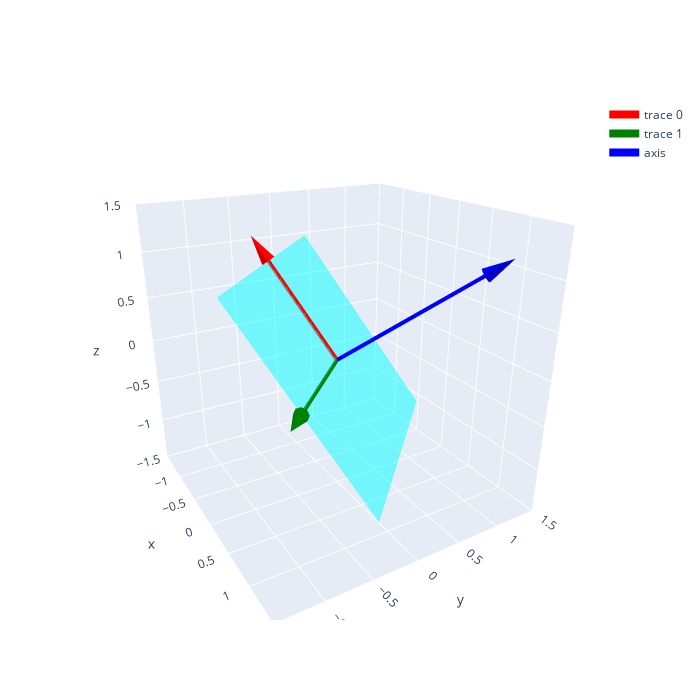

Notebook source saved alongside this figure:
### Markdown cell above
:::{prf:example}
Consider the rotation (permutation) matrix

$$
A = \bm
0 & 1 & 0 \\
0 & 0 & 1 \\
1 & 0 & 0
\em
$$

It has one real eigenvalue, $\lambda_1 = 1$, and two complex conjugate eigenvalues, $\lambda_2 = \frac{1}{2} + \frac{\sqrt{3}}{2}i$ and $\lambda_3 = \frac{1}{2} - \frac{\sqrt{3}}{2}i$. The corresponding eigenvectors are:

$$
\vv v_1 = \bm 1 \\ 1 \\ 1 \em, \quad
\vv v_2 = \bm -\frac{1}{2}  \\ -\frac{1}{2}  \\ 1 \end{bmatrix} + 
i\bm \frac{\sqrt{3}}{2} \\ -\frac{\sqrt{3}}{2} \\ 0\em, \quad
\vv v_3 = \bm -\frac{1}{2} \\ -\frac{1}{2} \\ 1 \em - i\bm \frac{\sqrt{3}}{2} \\ -\frac{\sqrt{3}}{2} \\ 0\em
$$

The complex invariant subspaces are spanned by $0, 1, 2$ or $3$ of $\vv v_1$, $\vv v_2$, or $\vv v_3$. There is a single 1d real invariant subspace spanned by $\vv v_1 = \bm 1 \\ 1 \\ 1\em$, and a single 2d real invariant subspace spanned by $\text{Re}\{\vv v_2\} = \bm -\frac{1}{2} \\ -\frac{1}{2} \\ 1\em$ and $\text{Im}\{\vv v_2\} = \bm \frac{\sqrt{3}}{2} \\ -\frac{\sqrt{3}}{2} \\ 0 \em$ which is the orthogonal complement to $\vv v_1$. We can interpret $\vv v_1$ as the axis of rotation, and $A$ acts as a 2d rotation on its orthogonal complement.

An interactive 3d plot is given below that illustrate the orthogonal vectors ($\vv v_2$ ($\textcolor{red}{red}$) and $\vv v_3$ ($\textcolor{green}{green}$)) spanning the 2d invariant subspace (in $\textcolor{cyan}{cyan}$) and the axis of rotation ($\vv v_1$ ($\textcolor{blue}{blue}$)).
:::

### Code cell
## Install Plotly

import numpy as np
import plotly.graph_objects as go
import ipywidgets as widgets
from IPython.display import display

## Define the orthogonal vectors and the axis of rotation

# Orthogonal vectors
v1 = np.array([-1/2, -1/2, 1]) # v2 in the exercise
v2 = np.array([np.sqrt(3)/2, -np.sqrt(3)/2, 0]) # v3 in the exercise

axis = np.array([1, 1, 1]) # axis of rotation: # v1 in the exercise

# Define the plane
u = np.linspace(-1, 1, 10)
v = np.linspace(-1, 1, 10)
U, V = np.meshgrid(u, v)
X = U * v1[0] + V * v2[0]
Y = U * v1[1] + V * v2[1]
Z = U * v1[2] + V * v2[2]

# Create the 3D plot
fig = go.Figure()

# Add vectors to the plot without markers
fig.add_trace(go.Scatter3d(x=[0, v1[0]], y=[0, v1[1]], z=[0, v1[2]],
                            mode='lines', line=dict(color='red', width=8)))
fig.add_trace(go.Scatter3d(x=[0, v2[0]], y=[0, v2[1]], z=[0, v2[2]],
                            mode='lines', line=dict(color='green', width=8)))
fig.add_trace(go.Scatter3d(x=[0, axis[0]], y=[0, axis[1]], z=[0, axis[2]],
                            mode='lines', name='axis', line=dict(color='blue', width=8)))

# Add the plane
fig.add_trace(go.Surface(x=X, y=Y, z=Z, colorscale=[[0, 'cyan'], [1, 'cyan']], opacity=0.5, showscale=False))

# Add arrowheads (cones) at the end of the vectors
fig.add_trace(go.Cone(x=[v1[0]], y=[v1[1]], z=[v1[2]],
                      u=[v1[0]], v=[v1[1]], w=[v1[2]],
                      colorscale=[[0, 'red'], [1, 'red']], sizemode='absolute', sizeref=0.3, anchor="tail", showscale=False, showlegend=False))
fig.add_trace(go.Cone(x=[v2[0]], y=[v2[1]], z=[v2[2]],
                      u=[v2[0]], v=[v2[1]], w=[v2[2]],
                      colorscale=[[0, 'green'], [1, 'green']], sizemode='absolute', sizeref=0.3, anchor="tail", showscale=False, showlegend=False))
fig.add_trace(go.Cone(x=[axis[0]], y=[axis[1]], z=[axis[2]],
                      u=[axis[0]], v=[axis[1]], w=[axis[2]],
                      colorscale=[[0, 'blue'], [1, 'blue']], sizemode='absolute', sizeref=0.3, anchor="tail", showscale=False, showlegend=False))

# Set the layout
fig.update_layout(scene=dict(
                    xaxis=dict(range=[-1.5, 1.5]),
                    yaxis=dict(range=[-1.5, 1.5]),
                    zaxis=dict(range=[-1.5, 1.5]),
                    aspectmode='cube'),
                  width=700, height=700)

### Figure 1 — Plotly figure (JSON) as saved in the notebook; plotly's stock layout.template omitted (floating-point values rounded to 4 significant figures)
{"data": [{"line": {"color": "red", "width": 8}, "mode": "lines", "type": "scatter3d", "x": [0, -0.5], "y": [0, -0.5], "z": [0, 1]}, {"line": {"color": "green", "width": 8}, "mode": "lines", "type": "scatter3d", "x": [0, 0.866], "y": [0, -0.866], "z": [0, 0]}, {"line": {"color": "blue", "width": 8}, "mode": "lines", "name": "axis", "type": "scatter3d", "x": [0, 1], "y": [0, 1], "z": [0, 1]}, {"colorscale": [[0, "cyan"], [1, "cyan"]], "opacity": 0.5, "showscale": false, "type": "surface", "x": [[-0.366, -0.4771, -0.5882, -0.6994, -0.8105, -0.9216, -1.033, -1.144, -1.255, -1.366], [-0.1736, -0.2847, -0.3958, -0.5069, -0.618, -0.7291, -0.8402, -0.9514, -1.062, -1.174], [0.01887, -0.09224, -0.2033, -0.3145, -0.4256, -0.5367, -0.6478, -0.7589, -0.87, -0.9811], [0.2113, 0.1002, -0.0109, -0.122, -0.2331, -0.3442, -0.4553, -0.5665, -0.6776, -0.7887], [0.4038, 0.2927, 0.1816, 0.07044, -0.04067, -0.1518, -0.2629, -0.374, -0.4851, -0.5962], [0.5962, 0.4851, 0.374, 0.2629, 0.1518, 0.04067, -0.07044, -0.1816, -0.2927, -0.4038], [0.7887, 0.6776, 0.5665, 0.4553, 0.3442, 0.2331, 0.122, 0.0109, -0.1002, -0.2113], [0.9811, 0.87, 0.7589, 0.6478, 0.5367, 0.4256, 0.3145, 0.2033, 0.09224, -0.01887], [1.174, 1.062, 0.9514, 0.8402, 0.7291, 0.618, 0.5069, 0.3958, 0.2847, 0.1736], [1.366, 1.255, 1.144, 1.033, 0.9216, 0.8105, 0.6994, 0.5882, 0.4771, 0.366]], "y": [[1.366, 1.255, 1.144, 1.033, 0.9216, 0.8105, 0.6994, 0.5882, 0.4771, 0.366], [1.174, 1.062, 0.9514, 0.8402, 0.7291, 0.618, 0.5069, 0.3958, 0.2847, 0.1736], [0.9811, 0.87, 0.7589, 0.6478, 0.5367, 0.4256, 0.3145, 0.2033, 0.09224, -0.01887], [0.7887, 0.6776, 0.5665, 0.4553, 0.3442, 0.2331, 0.122, 0.0109, -0.1002, -0.2113], [0.5962, 0.4851, 0.374, 0.2629, 0.1518, 0.04067, -0.07044, -0.1816, -0.2927, -0.4038], [0.4038, 0.2927, 0.1816, 0.07044, -0.04067, -0.1518, -0.2629, -0.374, -0.4851, -0.5962], [0.2113, 0.1002, -0.0109, -0.122, -0.2331, -0.3442, -0.4553, -0.5665, -0.6776, -0.7887], [0.01887, -0.09224, -0.2033, -0.3145, -0.4256, -0.5367, -0.6478, -0.7589, -0.87, -0.9811], [-0.1736, -0.2847, -0.3958, -0.5069, -0.618, -0.7291, -0.8402, -0.9514, -1.062, -1.174], [-0.366, -0.4771, -0.5882, -0.6994, -0.8105, -0.9216, -1.033, -1.144, -1.255, -1.366]], "z": [[-1, -0.7778, -0.5556, -0.3333, -0.1111, 0.1111, 0.3333, 0.5556, 0.7778, 1], [-1, -0.7778, -0.5556, -0.3333, -0.1111, 0.1111, 0.3333, 0.5556, 0.7778, 1], [-1, -0.7778, -0.5556, -0.3333, -0.1111, 0.1111, 0.3333, 0.5556, 0.7778, 1], [-1, -0.7778, -0.5556, -0.3333, -0.1111, 0.1111, 0.3333, 0.5556, 0.7778, 1], [-1, -0.7778, -0.5556, -0.3333, -0.1111, 0.1111, 0.3333, 0.5556, 0.7778, 1], [-1, -0.7778, -0.5556, -0.3333, -0.1111, 0.1111, 0.3333, 0.5556, 0.7778, 1], [-1, -0.7778, -0.5556, -0.3333, -0.1111, 0.1111, 0.3333, 0.5556, 0.7778, 1], [-1, -0.7778, -0.5556, -0.3333, -0.1111, 0.1111, 0.3333, 0.5556, 0.7778, 1], [-1, -0.7778, -0.5556, -0.3333, -0.1111, 0.1111, 0.3333, 0.5556, 0.7778, 1], [-1, -0.7778, -0.5556, -0.3333, -0.1111, 0.1111, 0.3333, 0.5556, 0.7778, 1]]}, {"anchor": "tail", "colorscale": [[0, "red"], [1, "red"]], "showlegend": false, "showscale": false, "sizemode": "absolute", "sizeref": 0.3, "type": "cone", "u": [-0.5], "v": [-0.5], "w": [1], "x": [-0.5], "y": [-0.5], "z": [1]}, {"anchor": "tail", "colorscale": [[0, "green"], [1, "green"]], "showlegend": false, "showscale": false, "sizemode": "absolute", "sizeref": 0.3, "type": "cone", "u": [0.866], "v": [-0.866], "w": [0], "x": [0.866], "y": [-0.866], "z": [0]}, {"anchor": "tail", "colorscale": [[0, "blue"], [1, "blue"]], "showlegend": false, "showscale": false, "sizemode": "absolute", "sizeref": 0.3, "type": "cone", "u": [1], "v": [1], "w": [1], "x": [1], "y": [1], "z": [1]}], "layout": {"height": 700, "scene": {"aspectmode": "cube", "aspectratio": {"x": 1, "y": 1, "z": 1}, "camera": {"center": {"x": 0, "y": 0, "z": 0}, "eye": {"x": 1.71, "y": -1.009, "z": 0.8631}, "projection": {"type": "perspective"}, "up": {"x": 0, "y": 0, "z": 1}}, "xaxis": {"range": [-1.5, 1.5], "type": "linear"}, "yaxis": {"range": [-1.5, 1.5], "type": "linear"}, "zaxis": {"range": [-1.5, 1.5], "type": "linear"}}, "width": 700}}
